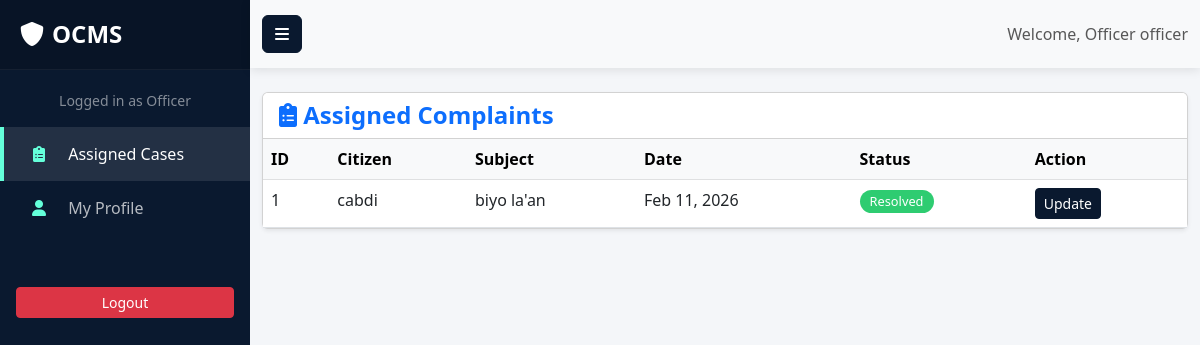
The page /officer/index.php (signed in) on the database its author committed.
### tables this page shows
CREATE TABLE `complaints` (
  `id` int(11) NOT NULL AUTO_INCREMENT,
  `user_id` int(11) NOT NULL,
  `department_id` int(11) NOT NULL,
  `subject` varchar(255) NOT NULL,
  `description` text NOT NULL,
  `status` enum('Pending','In Process','Resolved','Closed') NOT NULL DEFAULT 'Pending',
  `assigned_to` int(11) DEFAULT NULL,
  `created_at` timestamp NOT NULL DEFAULT current_timestamp(),
  PRIMARY KEY (`id`),
  KEY `user_id` (`user_id`),
  KEY `department_id` (`department_id`),
  KEY `assigned_to` (`assigned_to`),
  CONSTRAINT `complaints_ibfk_1` FOREIGN KEY (`user_id`) REFERENCES `users` (`id`) ON DELETE CASCADE,
  CONSTRAINT `complaints_ibfk_2` FOREIGN KEY (`department_id`) REFERENCES `departments` (`id`) ON DELETE CASCADE,
  CONSTRAINT `complaints_ibfk_3` FOREIGN KEY (`assigned_to`) REFERENCES `users` (`id`) ON DELETE SET NULL
);

CREATE TABLE `users` (
  `id` int(11) NOT NULL AUTO_INCREMENT,
  `fullname` varchar(100) NOT NULL,
  `email` varchar(100) NOT NULL,
  `phone` varchar(20) DEFAULT NULL,
  `password` varchar(255) NOT NULL,
  `role` enum('Admin','Officer','Citizen') NOT NULL DEFAULT 'Citizen',
  `created_at` timestamp NOT NULL DEFAULT current_timestamp(),
  PRIMARY KEY (`id`),
  UNIQUE KEY `email` (`email`)
);

### officer/index.php (the view, shortened to what this page needs)
<?php
include '../config/db_connect.php';
$officer_id = $_SESSION["id"];
$sql = "SELECT c.id, c.subject, c.description, c.created_at, c.status, u.fullname as user_name
        FROM complaints c
        JOIN users u ON c.user_id = u.id
        WHERE c.assigned_to = ?
        ORDER BY CASE WHEN c.status = 'In Process' THEN 1 ELSE 2 END, c.created_at DESC";
if ($stmt = $conn->prepare($sql)) {
    $stmt->bind_param("i", $officer_id);
    $stmt->execute();
    $result = $stmt->get_result();
}
?>
<!DOCTYPE html>
<html lang="en">
<head>
    <link href="https://cdn.jsdelivr.net/npm/bootstrap@5.3.0/dist/css/bootstrap.min.css" rel="stylesheet">
    <link href="../assets/css/style.css" rel="stylesheet">
    <link rel="stylesheet" href="https://cdnjs.cloudflare.com/ajax/libs/font-awesome/6.0.0/css/all.min.css">
</head>
<body>
<div class="wrapper">
    <?php include '../includes/sidebar.php'; ?>
    <div id="content">
        <nav class="navbar navbar-expand-lg navbar-light bg-light mb-4">
            <div class="container-fluid">
                <button type="button" id="sidebarCollapse" class="btn btn-primary">
                    <i class="fas fa-bars"></i>
                </button>
                <div class="ms-auto">
                    <span class="navbar-text">Welcome, Officer <?php echo htmlspecialchars($_SESSION["fullname"]); ?></span>
                </div>
            </div>
        </nav>
        <div class="container-fluid">
            <div class="card shadow-sm main-table-card">
                <div class="card-header bg-white">
                    <h4 class="mb-0 text-primary"><i class="fas fa-clipboard-list"></i> Assigned Complaints</h4>
                </div>
                <div class="card-body p-0">
                    <div class="table-responsive">
                        <table class="table table-hover mb-0">
                            <thead class="table-light">
                                <tr>
                                    <th>ID</th>
                                    <th>Citizen</th>
                                    <th>Subject</th>
                                    <th>Date</th>
                                    <th>Status</th>
                                    <th>Action</th>
                                </tr>
                            </thead>
                            <tbody>
                                <?php if($result->num_rows > 0): ?>
                                    <?php while($row = $result->fetch_assoc()): ?>
                                        <tr>
                                            <td><?php echo $row['id']; ?></td>
                                            <td><?php echo htmlspecialchars($row['user_name']); ?></td>
                                            <td><?php echo htmlspecialchars($row['subject']); ?></td>
                                            <td><?php echo date("M d, Y", strtotime($row['created_at'])); ?></td>
                                            <td>
                                                <?php
                                                    $status = $row['status'];
                                                    $badgeClass = 'bg-secondary';
                                                    if($status == 'Pending') $badgeClass = 'status-pending';
                                                    elseif($status == 'In Process') $badgeClass = 'status-process';
                                                    elseif($status == 'Resolved') $badgeClass = 'status-resolved';
                                                    elseif($status == 'Closed') $badgeClass = 'status-closed';
                                                ?>
                                                <span class="badge <?php echo $badgeClass != 'bg-secondary' ? 'status-badge ' . $badgeClass : $badgeClass; ?>"><?php echo $status; ?></span>
                                            </td>
                                            <td>
                                                <button type="button" class="btn btn-primary btn-sm" data-bs-toggle="modal" data-bs-target="#updateModal<?php echo $row['id']; ?>">
                                                    Update
                                                </button>
                                            </td>
                                        </tr>
                                    <?php endwhile; ?>
                                <?php else: ?>
                                    <tr>
                                        <td colspan="6" class="text-center py-4 text-muted">No assigned complaints found.</td>
                                    </tr>
                                <?php endif; ?>
                            </tbody>
                        </table>
                    </div>
                </div>
            </div>
        </div>
    </div>
</div>
</body>
</html>

### assets/css/style.css (style rules this page uses)
:root { --primary-navy: #0a192f; --secondary-navy: #112240; --accent-blue: #64ffda; --accent-hover: #52d1b1; --text-light: #e6f1ff; --text-muted: #8892b0; --white: #ffffff; --light-bg: #f4f6f9; --sidebar-width: 250px; }
body { font-family: 'Segoe UI', 'Roboto', 'Helvetica Neue', Arial, sans-serif; background-color: var(--light-bg); color: #333; overflow-x: hidden; margin: 0; padding: 0; }
h1, h2, h3, h4, h5, h6 { color: var(--primary-navy); font-weight: 700; }
.btn-primary { background-color: var(--primary-navy); border-color: var(--primary-navy); color: var(--white); transition: all 0.3s ease; }
.navbar { background-color: var(--primary-navy); padding: 15px 0; box-shadow: 0 2px 10px rgba(0, 0, 0, 0.1); }
.wrapper { display: flex; width: 100%; align-items: stretch; }
#content { width: 100%; min-height: 100vh; transition: all 0.3s; background-color: var(--light-bg); }
.status-badge { padding: 5px 10px; border-radius: 15px; font-size: 0.8rem; font-weight: 500; color: #fff; }
.status-resolved { background-color: #2ecc71; }

### rows shown on the page
complaints: id "1", user.fullname "cabdi", subject "biyo la'an", created_at "Feb 11, 2026", status "Resolved"

### other values the page prints
$_SESSION["role"] "Officer"
$_SESSION["fullname"] "officer"
